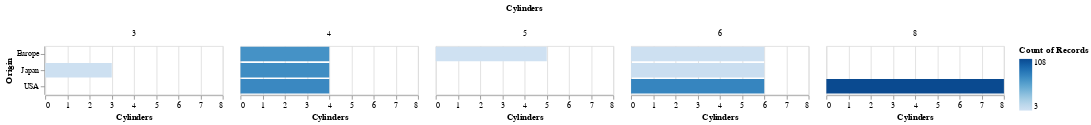

The code cell stored with this chart in its notebook:
### Code cell
alt.Chart(cars).mark_bar().encode(
    column='Cylinders',
    x='Cylinders',
    y='Origin',
    color='count()'
).properties(width=220)

### Figure 1 — Vega-Lite specification as saved in the notebook (floating-point values rounded to 4 significant figures; data arrays with more than 128 entries replaced by an {"elided": "..."} marker saying what was removed)
{"config": {"view": {"continuousWidth": 400, "continuousHeight": 300}}, "data": {"name": "data-f02450ab61490a1363517a0190416235"}, "mark": "bar", "encoding": {"color": {"aggregate": "count", "type": "quantitative"}, "column": {"field": "Cylinders", "type": "quantitative"}, "x": {"field": "Cylinders", "type": "quantitative"}, "y": {"field": "Origin", "type": "nominal"}}, "width": 220, "$schema": "https://vega.github.io/schema/vega-lite/v4.17.0.json", "datasets": {"data-f02450ab61490a1363517a0190416235": {"elided": "406 records"}}}
